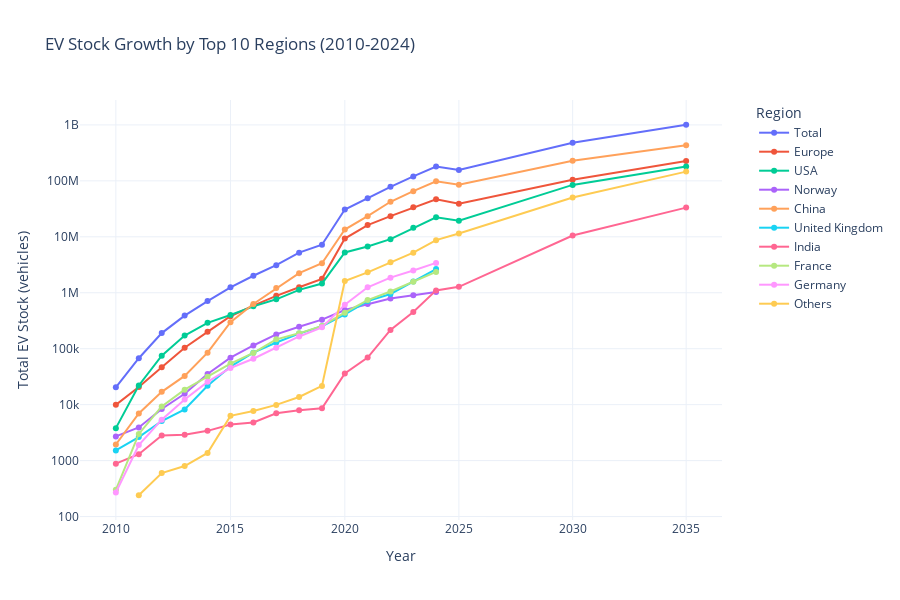

This figure's notebook cell:
### Markdown cell above
---
## 1. Time-Series Line Chart: EV Adoption Trends by Region

**Goal:** Track how EV stock has grown across different regions from 2010-2024 and identify growth acceleration periods.

### Code cell
import plotly.express as px
import plotly.graph_objects as go

# Select top 10 regions by total EV stock for readability
top_regions = ev_by_region_year.groupby('region')['total_ev_stock'].sum().nlargest(10).index
df_plot = ev_by_region_year[ev_by_region_year['region'].isin(top_regions)]

df_plot = df_plot.sort_values(['year', 'total_ev_stock'], ascending=[True, False])
rename_map = {
    "World": "Total",
    "Rest of the world": "Others",
}
df_plot['region'] = df_plot['region'].replace(rename_map)

# Create interactive line chart
fig = px.line(
    df_plot,
    x='year',
    y='total_ev_stock',
    color='region',
    title='EV Stock Growth by Top 10 Regions (2010-2024)',
    labels={'total_ev_stock': 'Total EV Stock (vehicles)', 'year': 'Year', 'region': 'Region'},
    markers=True,
    template='plotly_white',
    log_x=True,
    log_y=True,
)

# Add annotations for key insights
fig.add_annotation(
    x=2020, y=df_plot[df_plot['year'] == 2020]['total_ev_stock'].max(),
    text="COVID-19 Impact",
    showarrow=True,
    arrowhead=2,
    bgcolor="lightyellow"
)

fig.update_layout(
    hovermode='x unified',
    height=600,
    legend=dict(orientation="v", yanchor="top", y=1, xanchor="left", x=1.05)
)

fig.show()

# Summary statistics
print("\nKey Insights:")
print(f"- China leads with {df_plot[df_plot['region']=='China']['total_ev_stock'].max():,.0f} EVs in 2024")
print(f"- Fastest growth period: 2018-2023 (avg {df_ev_stock[df_ev_stock['year'].between(2018,2023)]['yoy_growth_pct'].mean():.1f}% YoY)")

### Figure 1 — Plotly figure (JSON) as saved in the notebook; plotly's stock layout.template omitted (floating-point values rounded to 4 significant figures)
{"data": [{"hovertemplate": "Region=Total<br>Year=%{x}<br>Total EV Stock (vehicles)=%{y}<extra></extra>", "legendgroup": "Total", "line": {"color": "#636efa", "dash": "solid"}, "marker": {"symbol": "circle"}, "mode": "lines+markers", "name": "Total", "orientation": "v", "showlegend": true, "type": "scatter", "x": [2010, 2011, 2012, 2013, 2014, 2015, 2016, 2017, 2018, 2019, 2020, 2021, 2022, 2023, 2024, 2025, 2030, 2035], "xaxis": "x", "y": [20440.0, 67580.0, 190100.0, 390100.0, 710200.0, 1251000.0, 2013000.0, 3107000.0, 5211000.0, 7219000.0, 30680000.0, 49030000.0, 78170000.0, 120200000.0, 179800000.0, 156300000.0, 478600000.0, 1006000000.0], "yaxis": "y"}, {"hovertemplate": "Region=Europe<br>Year=%{x}<br>Total EV Stock (vehicles)=%{y}<extra></extra>", "legendgroup": "Europe", "line": {"color": "#EF553B", "dash": "solid"}, "marker": {"symbol": "circle"}, "mode": "lines+markers", "name": "Europe", "orientation": "v", "showlegend": true, "type": "scatter", "x": [2010, 2011, 2012, 2013, 2014, 2015, 2016, 2017, 2018, 2019, 2020, 2021, 2022, 2023, 2024, 2025, 2030, 2035], "xaxis": "x", "y": [9903.0, 20590.0, 46810.0, 104100.0, 200200.0, 380300.0, 590500.0, 880900.0, 1251000.0, 1772000.0, 9307000.0, 16210000.0, 23410000.0, 33620000.0, 46880000.0, 39020000.0, 105100000.0, 226200000.0], "yaxis": "y"}, {"hovertemplate": "Region=USA<br>Year=%{x}<br>Total EV Stock (vehicles)=%{y}<extra></extra>", "legendgroup": "USA", "line": {"color": "#00cc96", "dash": "solid"}, "marker": {"symbol": "circle"}, "mode": "lines+markers", "name": "USA", "orientation": "v", "showlegend": true, "type": "scatter", "x": [2010, 2011, 2012, 2013, 2014, 2015, 2016, 2017, 2018, 2019, 2020, 2021, 2022, 2023, 2024, 2025, 2030, 2035], "xaxis": "x", "y": [3800.0, 22000.0, 75000.0, 172000.0, 290100.0, 400200.0, 571200.0, 763500.0, 1126000.0, 1458000.0, 5248000.0, 6696000.0, 9075000.0, 14450000.0, 22250000.0, 19450000.0, 84610000.0, 181200000.0], "yaxis": "y"}, {"hovertemplate": "Region=Norway<br>Year=%{x}<br>Total EV Stock (vehicles)=%{y}<extra></extra>", "legendgroup": "Norway", "line": {"color": "#ab63fa", "dash": "solid"}, "marker": {"symbol": "circle"}, "mode": "lines+markers", "name": "Norway", "orientation": "v", "showlegend": true, "type": "scatter", "x": [2010, 2011, 2012, 2013, 2014, 2015, 2016, 2017, 2018, 2019, 2020, 2021, 2022, 2023, 2024], "xaxis": "x", "y": [2702.0, 3903.0, 8340.0, 15660.0, 35300.0, 69010.0, 114000.0, 180100.0, 247100.0, 330200.0, 490200.0, 630200.0, 790300.0, 900300.0, 1028000.0], "yaxis": "y"}, {"hovertemplate": "Region=China<br>Year=%{x}<br>Total EV Stock (vehicles)=%{y}<extra></extra>", "legendgroup": "China", "line": {"color": "#FFA15A", "dash": "solid"}, "marker": {"symbol": "circle"}, "mode": "lines+markers", "name": "China", "orientation": "v", "showlegend": true, "type": "scatter", "x": [2010, 2011, 2012, 2013, 2014, 2015, 2016, 2017, 2018, 2019, 2020, 2021, 2022, 2023, 2024, 2025, 2030, 2035], "xaxis": "x", "y": [1940.0, 6960.0, 16920.0, 32600.0, 85000.0, 297000.0, 630000.0, 1210000.0, 2240000.0, 3370000.0, 13470000.0, 23400000.0, 42300000.0, 65400000.0, 98450000.0, 85040000.0, 228500000.0, 433000000.0], "yaxis": "y"}, {"hovertemplate": "Region=United Kingdom<br>Year=%{x}<br>Total EV Stock (vehicles)=%{y}<extra></extra>", "legendgroup": "United Kingdom", "line": {"color": "#19d3f3", "dash": "solid"}, "marker": {"symbol": "circle"}, "mode": "lines+markers", "name": "United Kingdom", "orientation": "v", "showlegend": true, "type": "scatter", "x": [2010, 2011, 2012, 2013, 2014, 2015, 2016, 2017, 2018, 2019, 2020, 2021, 2022, 2023, 2024], "xaxis": "x", "y": [1521.0, 2628.0, 5090.0, 8200.0, 21700.0, 48000.0, 85000.0, 129000.0, 186100.0, 251200.0, 410200.0, 710200.0, 950200.0, 1580000.0, 2647000.0], "yaxis": "y"}, {"hovertemplate": "Region=India<br>Year=%{x}<br>Total EV Stock (vehicles)=%{y}<extra></extra>", "legendgroup": "India", "line": {"color": "#FF6692", "dash": "solid"}, "marker": {"symbol": "circle"}, "mode": "lines+markers", "name": "India", "orientation": "v", "showlegend": true, "type": "scatter", "x": [2010, 2011, 2012, 2013, 2014, 2015, 2016, 2017, 2018, 2019, 2020, 2021, 2022, 2023, 2024, 2025, 2030, 2035], "xaxis": "x", "y": [880.0, 1300.0, 2800.0, 2900.0, 3400.0, 4400.0, 4800.0, 7000.0, 7900.0, 8607.0, 36150.0, 69300.0, 216400.0, 451200.0, 1101000.0, 1274000.0, 10530000.0, 33230000.0], "yaxis": "y"}, {"hovertemplate": "Region=France<br>Year=%{x}<br>Total EV Stock (vehicles)=%{y}<extra></extra>", "legendgroup": "France", "line": {"color": "#B6E880", "dash": "solid"}, "marker": {"symbol": "circle"}, "mode": "lines+markers", "name": "France", "orientation": "v", "showlegend": true, "type": "scatter", "x": [2010, 2011, 2012, 2013, 2014, 2015, 2016, 2017, 2018, 2019, 2020, 2021, 2022, 2023, 2024], "xaxis": "x", "y": [300.0, 2996.0, 9300.0, 18500.0, 31600.0, 54310.0, 84050.0, 147100.0, 188100.0, 255200.0, 440400.0, 740400.0, 1051000.0, 1571000.0, 2360000.0], "yaxis": "y"}, {"hovertemplate": "Region=Germany<br>Year=%{x}<br>Total EV Stock (vehicles)=%{y}<extra></extra>", "legendgroup": "Germany", "line": {"color": "#FF97FF", "dash": "solid"}, "marker": {"symbol": "circle"}, "mode": "lines+markers", "name": "Germany", "orientation": "v", "showlegend": true, "type": "scatter", "x": [2010, 2011, 2012, 2013, 2014, 2015, 2016, 2017, 2018, 2019, 2020, 2021, 2022, 2023, 2024], "xaxis": "x", "y": [269.0, 1897.0, 5386.0, 12310.0, 25520.0, 45180.0, 66180.0, 104300.0, 165400.0, 240500.0, 610700.0, 1251000.0, 1862000.0, 2502000.0, 3416000.0], "yaxis": "y"}, {"hovertemplate": "Region=Others<br>Year=%{x}<br>Total EV Stock (vehicles)=%{y}<extra></extra>", "legendgroup": "Others", "line": {"color": "#FECB52", "dash": "solid"}, "marker": {"symbol": "circle"}, "mode": "lines+markers", "name": "Others", "orientation": "v", "showlegend": true, "type": "scatter", "x": [2011, 2012, 2013, 2014, 2015, 2016, 2017, 2018, 2019, 2020, 2021, 2022, 2023, 2024, 2025, 2030, 2035], "xaxis": "x", "y": [240.0, 598.0, 798.0, 1370.0, 6300.0, 7700.0, 9900.0, 13700.0, 21600.0, 1624000.0, 2314000.0, 3491000.0, 5203000.0, 8708000.0, 11480000.0, 50210000.0, 146300000.0], "yaxis": "y"}], "layout": {"annotations": [{"arrowhead": 2, "bgcolor": "lightyellow", "showarrow": true, "text": "COVID-19 Impact", "x": 2020, "y": 30678000}], "height": 600, "hovermode": "x unified", "legend": {"orientation": "v", "title": {"text": "Region"}, "tracegroupgap": 0, "x": 1.05, "xanchor": "left", "y": 1, "yanchor": "top"}, "title": {"text": "EV Stock Growth by Top 10 Regions (2010-2024)"}, "xaxis": {"anchor": "y", "domain": [0, 1], "title": {"text": "Year"}, "type": "log"}, "yaxis": {"anchor": "x", "domain": [0, 1], "title": {"text": "Total EV Stock (vehicles)"}, "type": "log"}}}
